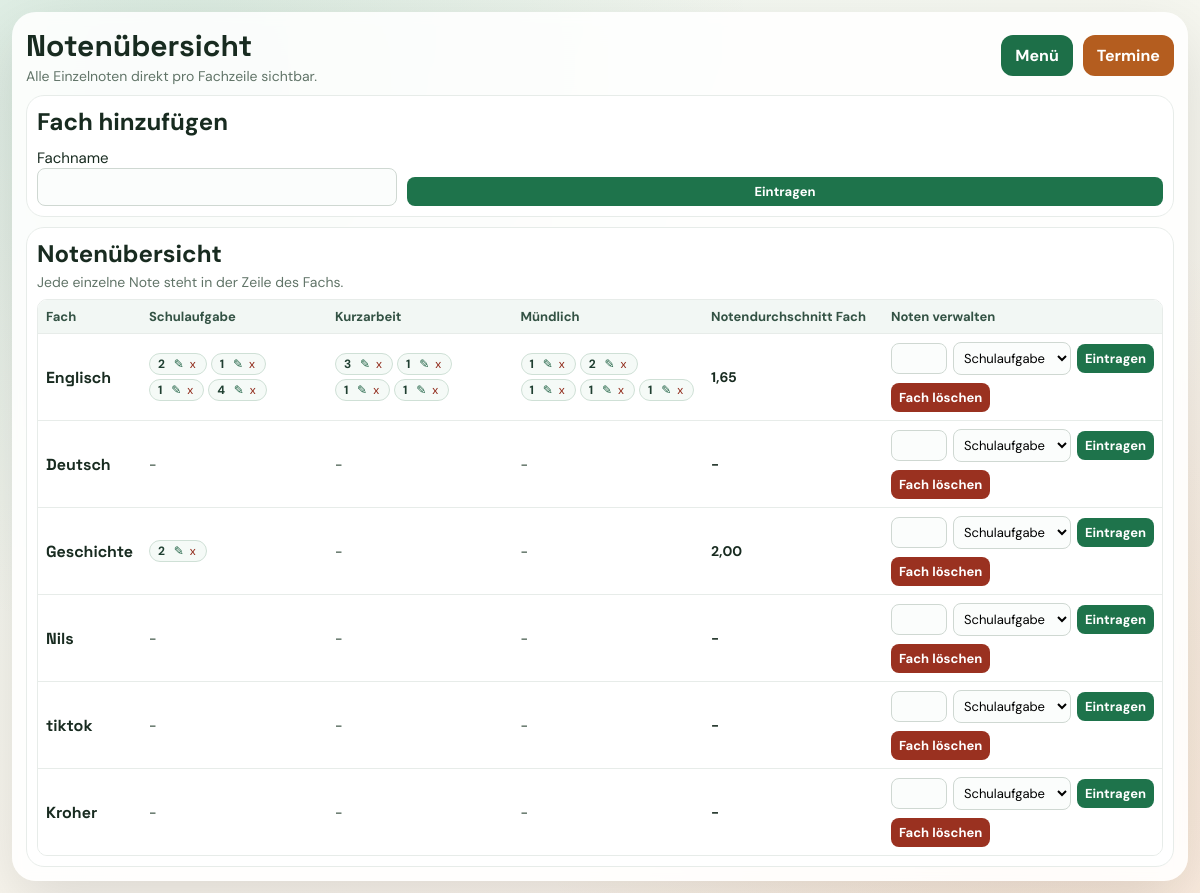
The app's page /notenuebersicht (signed in), older data.
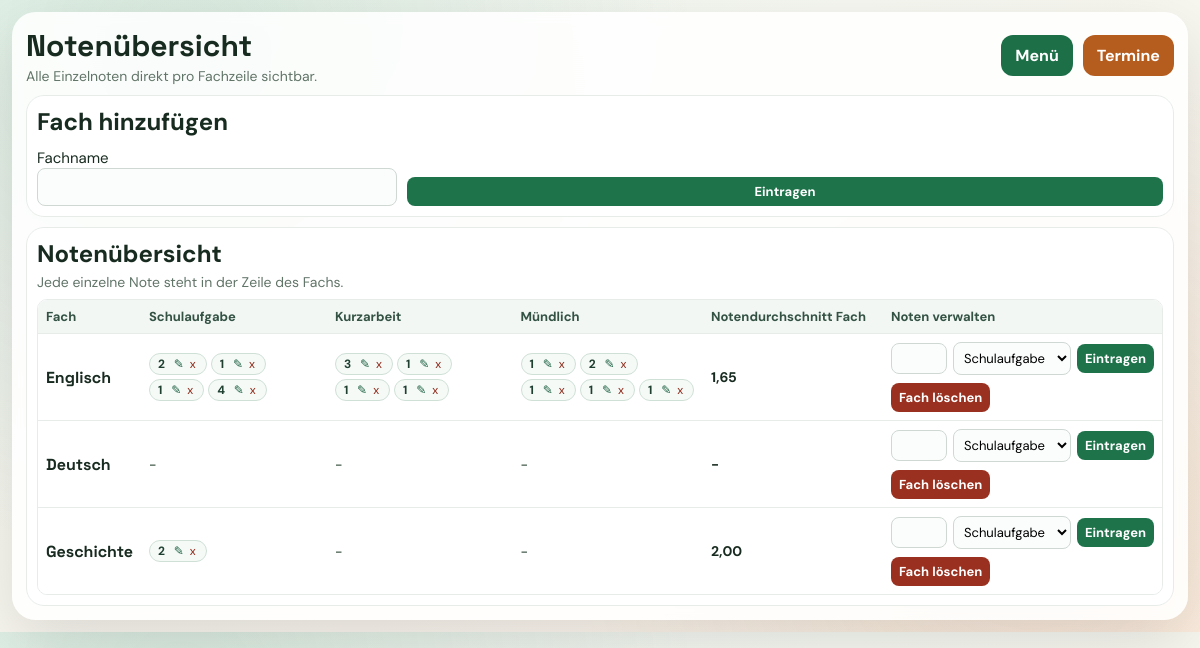
The same page, newer data.
### tables this page shows
CREATE TABLE subjects (
            id INTEGER PRIMARY KEY AUTOINCREMENT,
            user_id INTEGER NOT NULL,
            name TEXT NOT NULL,
            FOREIGN KEY (user_id) REFERENCES users (id)
        );

CREATE TABLE grades (
            id INTEGER PRIMARY KEY AUTOINCREMENT,
            subject_id INTEGER NOT NULL,
            grade REAL NOT NULL,
            weight INTEGER NOT NULL,
            grade_type TEXT NOT NULL,
            FOREIGN KEY (subject_id) REFERENCES subjects (id)
        );

### main.py (the view)
@app.route("/notenuebersicht")
def notenuebersicht():
    if "user_id" not in session:
        return redirect(url_for("login"))
    conn = get_connection()
    cursor = conn.cursor()
    cursor.execute("SELECT * FROM subjects WHERE user_id = ?", (session["user_id"],))
    subjects_data = cursor.fetchall()
    subjects = []
    for subject in subjects_data:
        subject_dict = dict(subject)
        cursor.execute("SELECT * FROM grades WHERE subject_id = ?", (subject["id"],))
        grades = cursor.fetchall()
        subject_dict["grades"] = grades
        type_notes = {
            "Schulaufgabe": [],
            "Kurzarbeit": [],
            "Mündlich": [],
        }
        type_stats = {
            "Schulaufgabe": {"sum": 0, "count": 0},
            "Kurzarbeit": {"sum": 0, "count": 0},
            "Mündlich": {"sum": 0, "count": 0},
        }
        sum_grades = 0
        sum_weights = 0
        for grade in grades:
            weight = 2 if grade["grade_type"] == "Schulaufgabe" else 1
            sum_grades += grade["grade"] * weight
            sum_weights += weight
            if grade["grade_type"] in type_stats:
                type_stats[grade["grade_type"]]["sum"] += grade["grade"]
                type_stats[grade["grade_type"]]["count"] += 1
                type_notes[grade["grade_type"]].append({
                    "id": grade["id"],
                    "grade": grade["grade"],
                })
        subject_dict["average"] = round(sum_grades / sum_weights, 2) if sum_weights > 0 else "-"
        subject_dict["average_display"] = subject_dict["average_display"] = f"{subject_dict['average']:.2f}".replace(".", ",") if sum_weights > 0 else "-"
        subject_dict["schulaufgabe_notes"] = type_notes["Schulaufgabe"]
        subject_dict["kurzarbeit_notes"] = type_notes["Kurzarbeit"]
        subject_dict["muendlich_notes"] = type_notes["Mündlich"]
        subjects.append(subject_dict)
    conn.close()
    return render_template("notenübersicht.html", subjects=subjects)

### db.py (called while the page is built)
def get_connection():
    connection = sqlite3.connect("schulmanager.db")
    connection.row_factory = sqlite3.Row
    return connection

### templates/notenübersicht.html (shortened to what the changed rows need)
<!DOCTYPE html>
<html lang="de">
    <head>
    </head>
    <body>
        <main class="container">
            <header class="topbar">
                <div>
                    <h1 class="title">Notenübersicht</h1>
                </div>
            </header>
            <section class="panel">
                <h2 class="section-title with-gap">Fach hinzufügen</h2>
            </section>
            <section class="panel">
                <h2 class="section-title">Notenübersicht</h2>
                {% macro render_note_badges(notes) -%}
                    {% if notes %}
                        <div class="note-badges">
                            {% for note in notes %}
                                <span class="note-badge">
                                    {{ note.grade | int }}
                                    <span class="note-actions">
                                        <button
                                            class="chip-btn edit"
                                            type="button"
                                            data-update-url="{{ url_for('update_grade', id=note.id) }}"
                                            data-current-grade="{{ note.grade | int }}"
                                            title="Note ändern"
                                        >✎</button>
                                        <form class="chip-form" action="{{ url_for('delete_grade', id=note.id) }}" method="POST">
                                            <button class="chip-btn delete" type="submit" title="Note löschen">x</button>
                                        </form>
                                    </span>
                                </span>
                            {% endfor %}
                        </div>
                    {% else %}
                        <span class="cell-empty">-</span>
                    {% endif %}
                {%- endmacro %}
                {% if subjects %}
                    <div class="table-wrap">
                        <table class="grade-table" aria-label="Notenübersicht Tabelle">
                            <thead>
                                <tr>
                                    <th>Fach</th>
                                    <th>Schulaufgabe</th>
                                    <th>Kurzarbeit</th>
                                    <th>Mündlich</th>
                                    <th>Notendurchschnitt Fach</th>
                                    <th>Noten verwalten</th>
                                </tr>
                            </thead>
                            <tbody>
                                {% for subject in subjects %}
                                    <tr>
                                        <td><h3 class="subject-name">{{ subject.name }}</h3></td>
                                        <td class="type-cell">
                                            {{ render_note_badges(subject.schulaufgabe_notes) }}
                                        </td>
                                        <td class="type-cell">
                                            {{ render_note_badges(subject.kurzarbeit_notes) }}
                                        </td>
                                        <td class="type-cell">
                                            {{ render_note_badges(subject.muendlich_notes) }}
                                        </td>
                                        <td class="type-cell">{{ subject.average_display }}</td>
                                        <td>
                                            <form class="inline-form" action="{{ url_for('add_grade', subject_id=subject.id) }}" method="POST">
                                                <input id="grade-{{ subject.id }}" type="number" step="1" name="grade" min="1" max="6" required>
                                                <select id="type-{{ subject.id }}" name="grade_type" required>
                                                    <option value="Schulaufgabe">Schulaufgabe</option>
                                                </select>
                                                <button class="btn" type="submit">Eintragen</button>
                                            </form>
                                            <form class="delete-form" action="{{ url_for('delete_subject', id=subject.id) }}" method="POST">
                                                <button class="btn danger" type="submit" onclick="return confirm('Möchtest du das Fach und alle Noten wirklich löschen?')">Fach löschen</button>
                                            </form>
                                        </td>
                                    </tr>
                                {% endfor %}
                            </tbody>
                        </table>
                    </div>
                {% else %}
                    <p class="empty">Es sind noch keine Fächer vorhanden.</p>
                {% endif %}
            </section>
        </main>
    </body>
</html>

Row changes from the older to the newer data that the page shows:
removed subjects: name "Nils", average_display "-", grade_type "Schulaufgabe"
removed subjects: name "tiktok", average_display "-", grade_type "Schulaufgabe"
removed subjects: name "Kroher", average_display "-", grade_type "Schulaufgabe"
